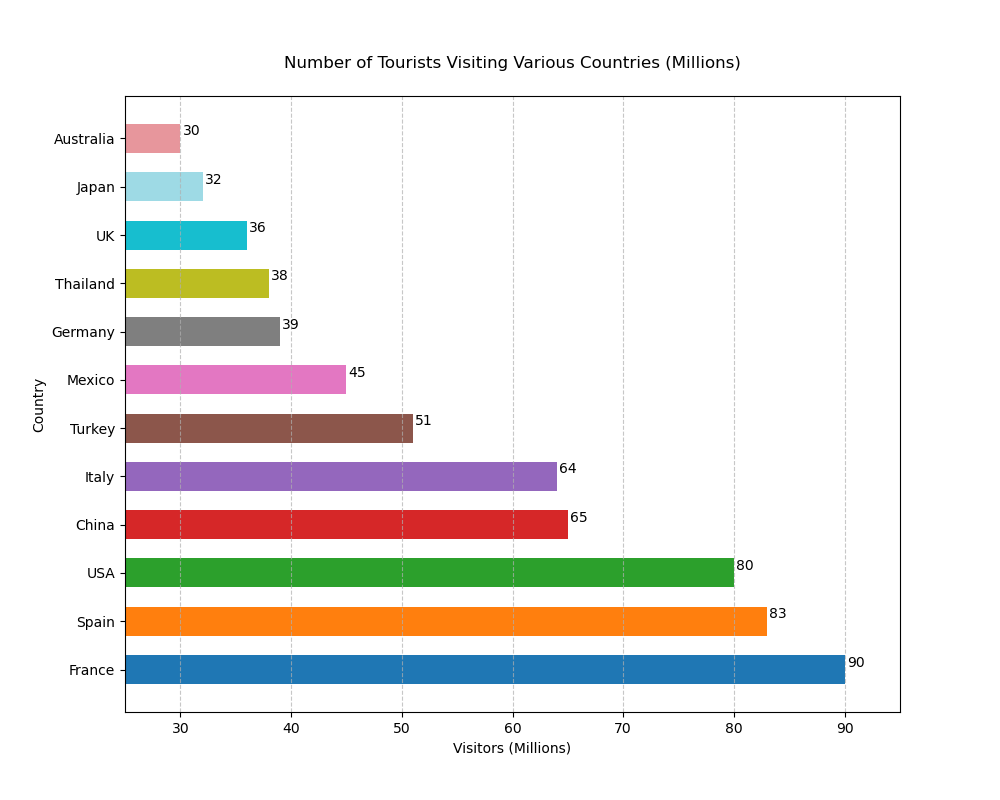

Write Python code to recreate this figure.

import matplotlib.pyplot as plt

# Data
countries = ['France', 'Spain', 'USA', 'China', 'Italy', 'Turkey', 'Mexico', 'Germany', 'Thailand', 'UK', 'Japan', 'Australia']
visitor_counts = [90, 83, 80, 65, 64, 51, 45, 39, 38, 36, 32, 30]

# Color codes for each bar
colors = ['#1f77b4', '#ff7f0e', '#2ca02c', '#d62728', '#9467bd', '#8c564b', '#e377c2', '#7f7f7f', '#bcbd22', '#17becf', '#9edae5', '#e7969c']

# Bar width
bar_width = 0.6

# Create horizontal bar chart
plt.figure(figsize=(10, 8))
bar_container = plt.barh(countries, visitor_counts, color=colors, height=bar_width)

# Add data labels
for bar in bar_container:
    width = bar.get_width()
    plt.text(width + 1, bar.get_y() + bar.get_height()/2, f'{width}', ha='center', va='bottom')
    
# Title and labels
plt.title('Number of Tourists Visiting Various Countries (Millions)', pad=20)
plt.xlabel('Visitors (Millions)')
plt.ylabel('Country')

# Set y-axis limits
plt.xlim(25, 95)

# Customize the grid
plt.grid(axis='x', linestyle='--', alpha=0.7)

# Show plot
plt.show()
